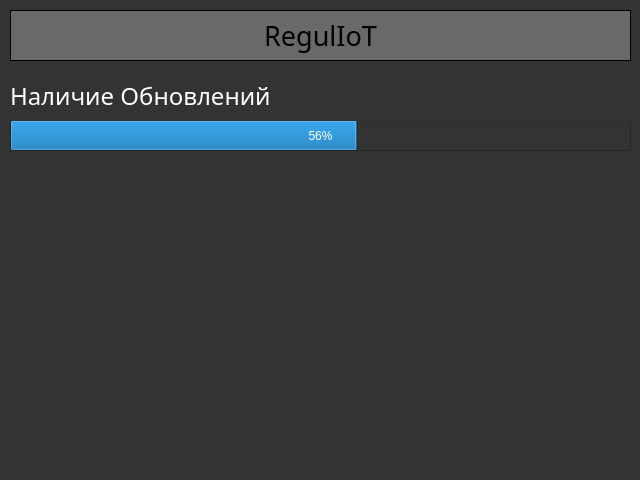
<?xml version="1.0" encoding="UTF-8"?>
<ui version="4.0">
 <class>IoT_SecurityPoint</class>
 <widget class="QMainWindow" name="IoT_SecurityPoint">
  <property name="geometry">
   <rect>
    <x>0</x>
    <y>0</y>
    <width>640</width>
    <height>480</height>
   </rect>
  </property>
  <property name="windowTitle">
   <string>MainWindow</string>
  </property>
  <property name="layoutDirection">
   <enum>Qt::LeftToRight</enum>
  </property>
  <property name="styleSheet">
   <string notr="true">background-color: rgb(51, 51, 51);</string>
  </property>
  <widget class="QWidget" name="centralwidget">
   <widget class="QProgressBar" name="progressBar">
    <property name="geometry">
     <rect>
      <x>10</x>
      <y>120</y>
      <width>621</width>
      <height>31</height>
     </rect>
    </property>
    <property name="styleSheet">
     <string notr="true">color: rgb(255, 255, 255);
font: 14pt &quot;Gotham&quot;;</string>
    </property>
    <property name="value">
     <number>56</number>
    </property>
   </widget>
   <widget class="QLabel" name="header_name">
    <property name="geometry">
     <rect>
      <x>10</x>
      <y>10</y>
      <width>621</width>
      <height>51</height>
     </rect>
    </property>
    <property name="font">
     <font>
      <family>Gotham</family>
      <pointsize>20</pointsize>
     </font>
    </property>
    <property name="styleSheet">
     <string notr="true">color: rgb(0, 0, 0);
border-color: rgb(0, 0, 0);
background-color: rgb(105, 105, 105);</string>
    </property>
    <property name="frameShape">
     <enum>QFrame::Box</enum>
    </property>
    <property name="frameShadow">
     <enum>QFrame::Plain</enum>
    </property>
    <property name="text">
     <string>RegulIoT</string>
    </property>
    <property name="alignment">
     <set>Qt::AlignCenter</set>
    </property>
   </widget>
   <widget class="QLabel" name="header_name_check_upd">
    <property name="geometry">
     <rect>
      <x>10</x>
      <y>70</y>
      <width>621</width>
      <height>51</height>
     </rect>
    </property>
    <property name="font">
     <font>
      <family>Gotham</family>
      <pointsize>18</pointsize>
     </font>
    </property>
    <property name="styleSheet">
     <string notr="true">color: rgb(255, 255, 255);</string>
    </property>
    <property name="frameShape">
     <enum>QFrame::NoFrame</enum>
    </property>
    <property name="frameShadow">
     <enum>QFrame::Plain</enum>
    </property>
    <property name="text">
     <string>Наличие Обновлений</string>
    </property>
   </widget>
  </widget>
 </widget>
 <resources/>
 <connections/>
</ui>
